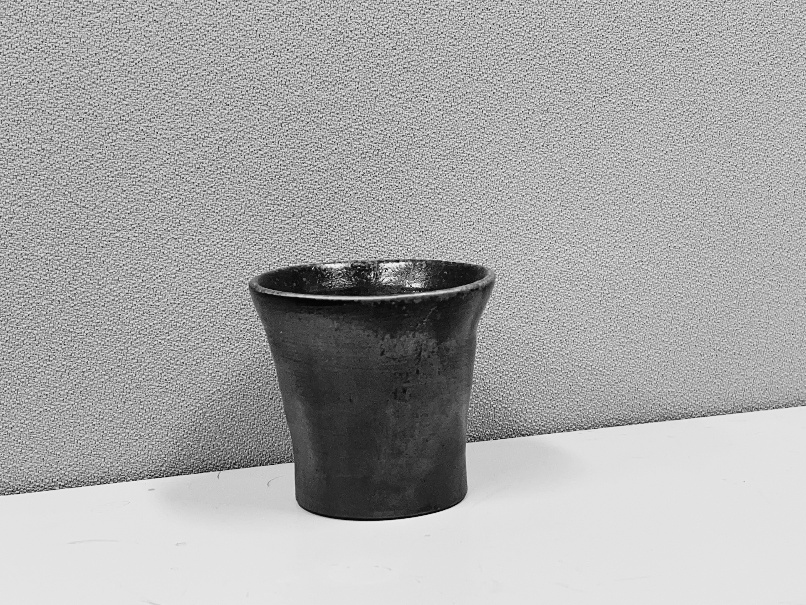
#> input picture OpenCVによる画像処理入門/第3版/第1刷/sampleprogram/src.jpg, 806 x 605 px
$ python 9-3-2.py
#> lines starting #> are read from the running program, lines starting #| are printed output that depends on the picture; after the words box and inside, x2 and y2 are one past the last pixel; in counts of white or black regions, pixels touching at a corner belong together
import cv2
import math
import numpy as np

file_src = 'src.jpg'
file_bkg = 'bkg.jpg'
file_dst = 'dst.jpg'

img_src = cv2.imread(file_src, 0)
#> img_src is the input picture: shape (605, 806); min 0, max 249, mean 169.5
img_bkg = cv2.imread(file_bkg, 0)
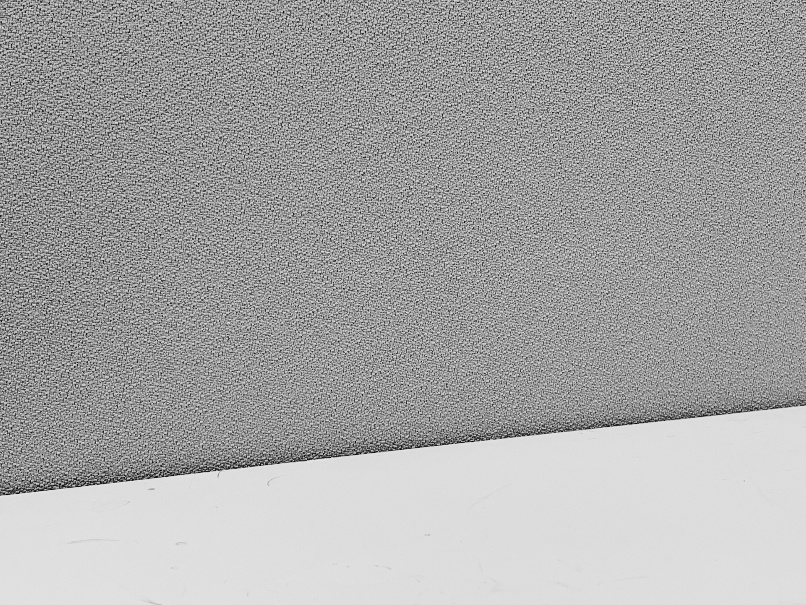
#> input picture OpenCVによる画像処理入門/第3版/第1刷/sampleprogram/bkg.jpg, 806 x 605 px
#> img_bkg is the input picture: shape (605, 806); min 0, max 245, mean 166.2

cv2.namedWindow('src')
cv2.namedWindow('bkg')
cv2.namedWindow('dst')

# 背景画像との差分画像を計算
img_df = cv2.absdiff(img_src, img_bkg)
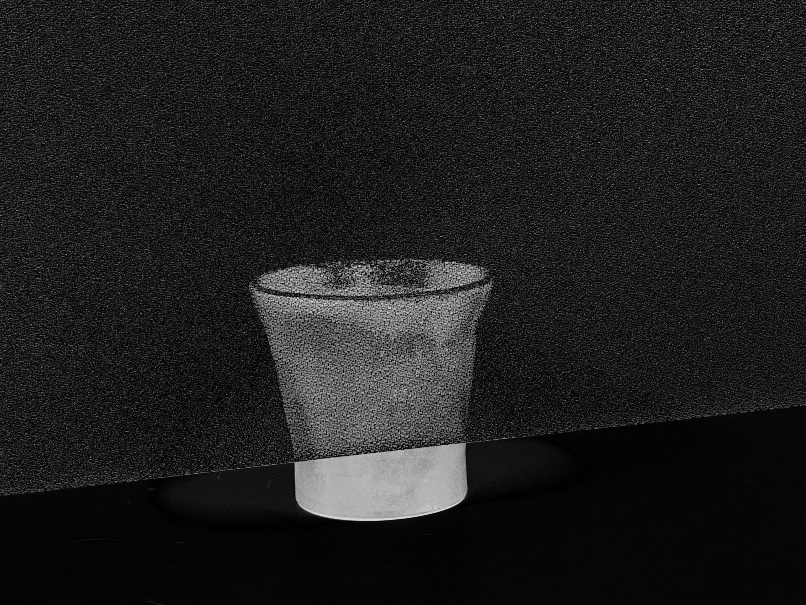
#> img_df: shape (605, 806); min 0, max 219, mean 30.7
# 差分画像の二値化
img_m = cv2.threshold(img_df, 120, 255, cv2.THRESH_BINARY)[1]
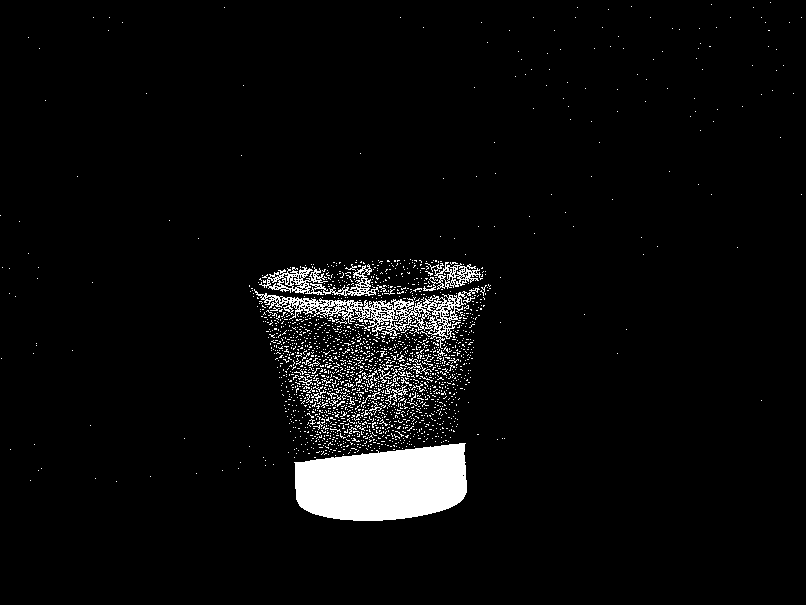
#> img_m: shape (605, 806); 4.4% white; 1938 white regions (1899 under 20 px), largest, box (x1, y1, x2, y2) and area: (294, 443, 467, 521) 10753, (254, 288, 480, 339) 2929, (259, 264, 379, 296) 1202
# 膨張・収縮してマスク画像を生成
op = np.ones((3, 3), np.uint8)
img_md = cv2.dilate(img_m, op, iterations=4)
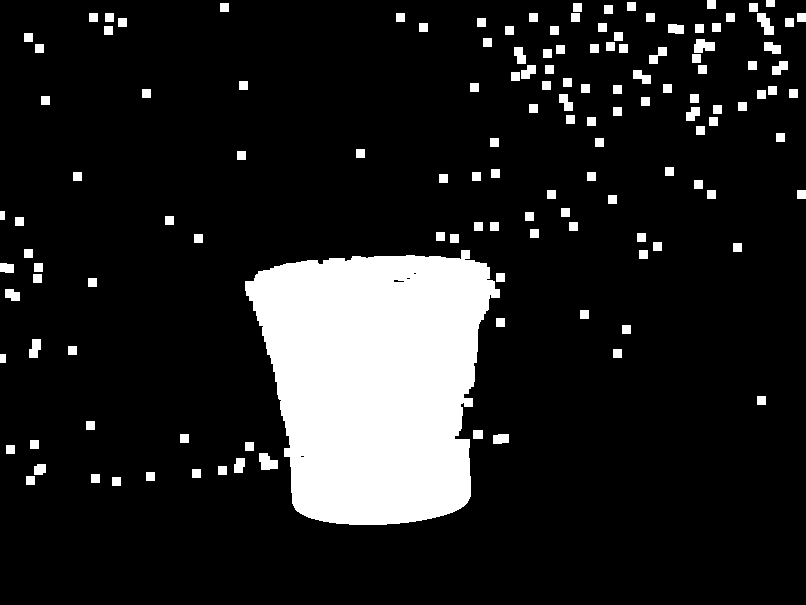
#> img_md: shape (605, 806); 13.3% white; 136 white regions, largest, box (x1, y1, x2, y2) and area: (245, 250, 500, 525) 52424, (259, 453, 278, 470) 237, (757, 13, 774, 35) 226
img_msk = cv2.erode(img_md, op, iterations=4)
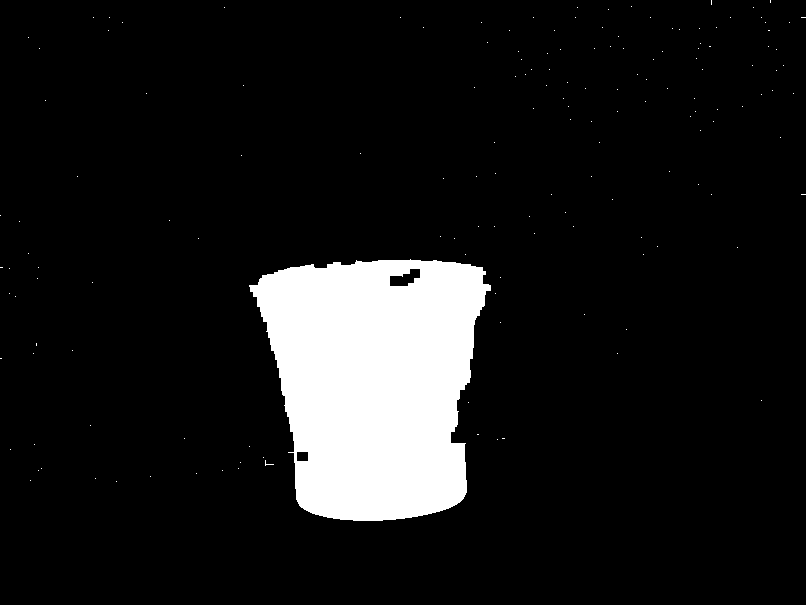
#> img_msk: shape (605, 806); 9.8% white; 159 white regions (158 under 20 px), largest, box (x1, y1, x2, y2) and area: (249, 259, 491, 521) 47387
# マスク画像を使って対象を切り出す
img_dst = cv2.bitwise_and(img_src, img_msk)
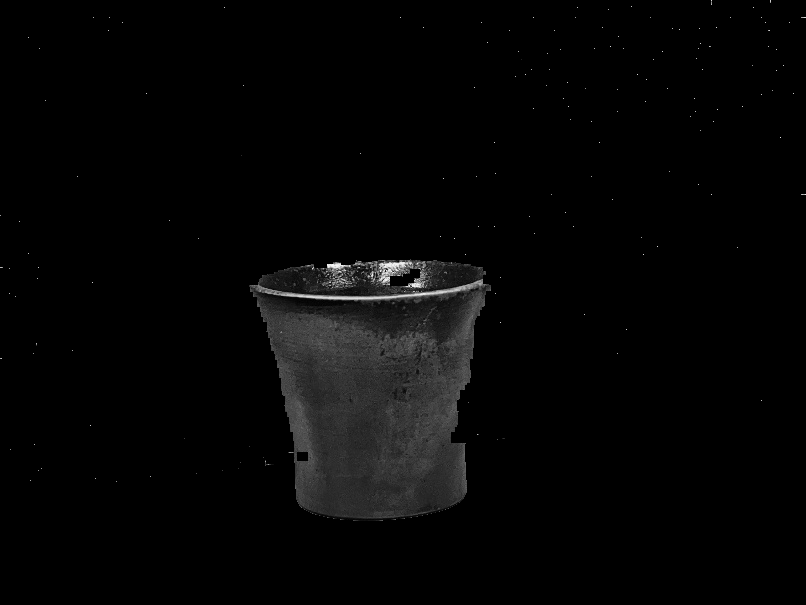
#> img_dst: shape (605, 806); min 0, max 249, mean 5.4

cv2.imshow('src', img_src)  # 入力画像を表示
cv2.imshow('bkg', img_bkg)  # 背景画像を表示
cv2.imshow('dst', img_dst)  # 出力画像を表示
cv2.imwrite(file_dst, img_dst)  # 処理結果の保存

cv2.waitKey(0)  # キー入力待ち
cv2.destroyAllWindows()
